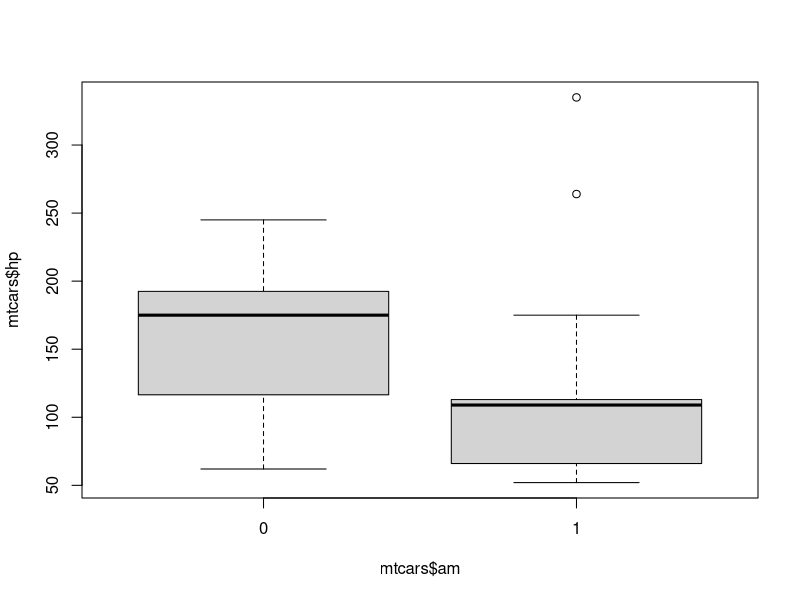

The R source for this figure: (Note: this script raises an error after producing the figure.)


data("mtcars") 
# objective one : this is a one sample t test. 
# testing whether the mean mpg is 18  or more 
# Ho : mu  = 18 
# H1 : mu > 18 
t.test(mtcars$mpg, mu = 18,
       alternative = 'greater')
# -------------------------------------------------------------------------------------------------
# whether there is a significant difference in  horse power between  automatic and non-automatic cars
# Ho : mean horse power is same for both automatic and non-automatic cars.  
boxplot(mtcars$hp ~mtcars$am)
# so we can set var.eq = F. 
# here am representing the engine type ( automatic  = 0, manual = 1)
t.test(mtcars$hp ~ mtcars$am, mu = 0, alt = 'two.sided',
       conf = 0.95, var.eq = F, 
       paired = F)

#---------------------------------------------------------------------------------------------------------------------
# whether there is a significant difference in mpg value between 
# v shape engine cylinder and straight engine cylinder 
# vs representing the engine cylinder configuration
# Ho : mean mpg is same for v shape and straight engine cylinders
# H1 : mean mpg is different 
# so here we have two tailed test. 
boxplot(mtcars$mpg ~ mtcars$vs)

# so we can set var.eq = False;
t.test(mtcars$mpg ~ mtcars$vs, mu = 0, alt = 'two.sided',
       conf = 0.95, var.eq = F, 
       paired = F)

